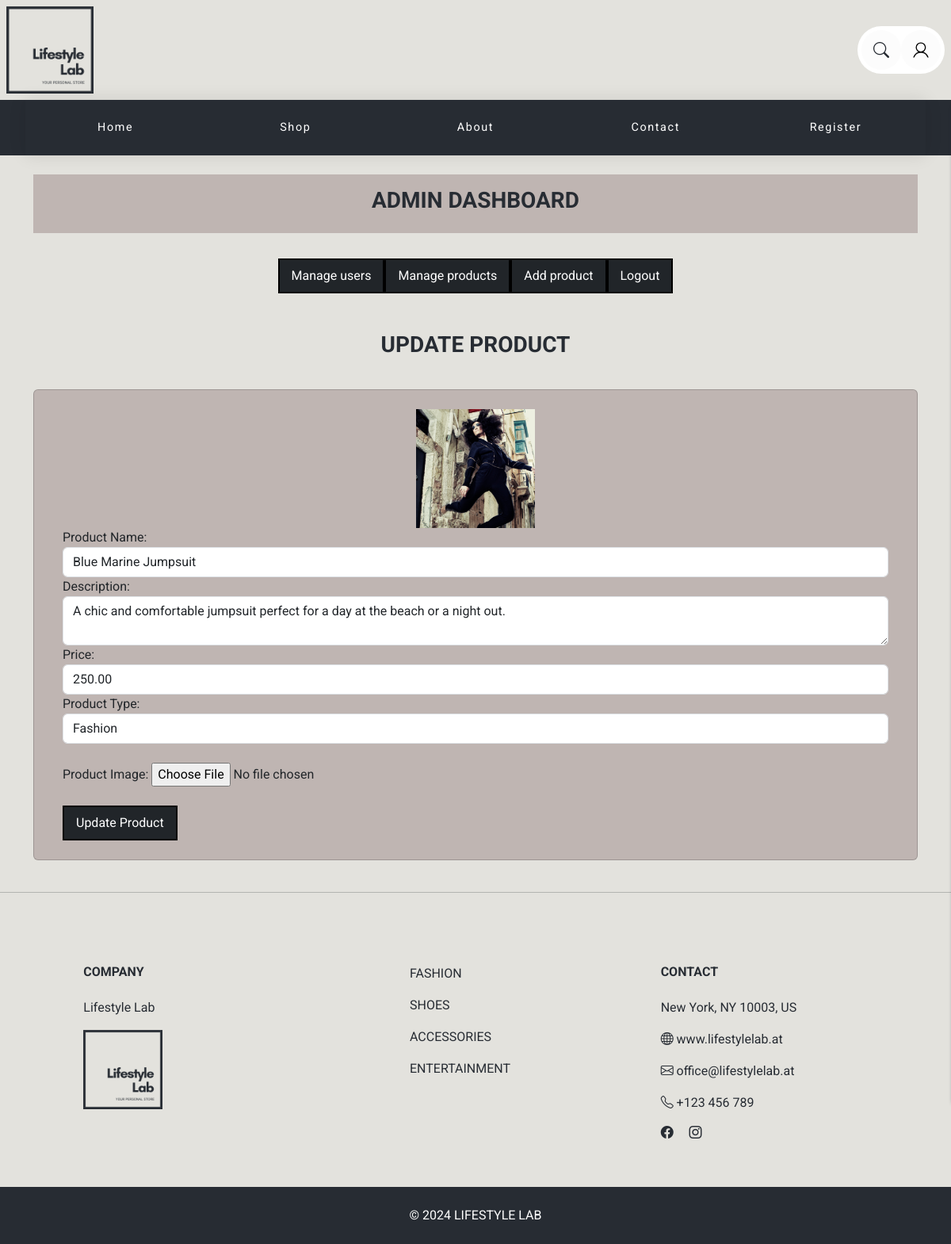
Screenshot of /product_update.php?id=2 with the database file from the repository.
### tables this page shows
CREATE TABLE `product` (
  `id` int(11) NOT NULL,
  `name` varchar(50) NOT NULL,
  `description` varchar(255) DEFAULT NULL,
  `price` decimal(12,2) NOT NULL,
  `img` varchar(255) DEFAULT NULL,
  `fk_type` int(11) DEFAULT NULL,
  `fk_status` int(11) DEFAULT NULL
);

### product_update.php (the view, shortened to what this page needs)
<?php
require_once './php_db/query.php';
$id = $_GET["id"];
$sql = "SELECT * FROM `product` WHERE id = {$id}";
$result = mysqli_query($connect, $sql);
$row = mysqli_fetch_assoc($result);
?>
<!DOCTYPE html>
<html lang="en">
<head>
</head>
<body>
    <?php include '_navbar.php' ?>
    <?php include '_navbardash.php' ?>
    <div class="container mt-4">
        <div class="container text-center p-3 mb-3">
            <h3 class="">UPDATE PRODUCT</h3>
        </div>
        <div class="card container bg-body-custom">
            <div class="container p-4">
                <div class="text-center">
                    <img src="images/product/<?= htmlspecialchars($row["img"]) ?>" alt="Product Image" width="150">
                </div>
                <form method="post" enctype="multipart/form-data">
                    <div class="form-group">
                        <label for="name">Product Name:</label>
                        <input type="text" class="form-control" id="name" placeholder="Product name" name="name" value="<?= htmlspecialchars($row["name"]) ?>" required>
                    </div>
                    <div class="form-group">
                        <label for="description">Description:</label>
                        <textarea class="form-control" id="description" placeholder="Product description" name="description" required><?= htmlspecialchars($row["description"]) ?></textarea>
                    </div>
                    <div class="form-group">
                        <label for="price">Price:</label>
                        <input type="number" class="form-control" id="price" placeholder="Product price" name="price" value="<?= htmlspecialchars($row["price"]) ?>" required step="0.01">
                    </div>
                    <div class="form-group">
                        <label for="type">Product Type:</label>
                        <select class="form-control" id="type" name="type">
                            <option value="1" <?= $row["fk_type"] == 1 ? "selected" : "" ?>>Fashion</option>
                        </select>
                    </div>
                    <br>
                    <div class="form-group">
                        <label for="picture">Product Image:</label>
                        <input type="file" class="form-control-file" id="picture" name="picture">
                    </div>
                    <br>
                    <button class="btn btn-dark" type="submit" name="update">Update Product</button>
                </form>
            </div>
        </div>
    </div>
</body>
</html>

### css/style.css (style rules this page uses)
body { font-family: "Roboto", sans-serif; font-weight: 400; font-style: normal; color: #272c33; background-color: #E3e2dd; }
h3,h6 { font-family: "Roboto", sans-serif; font-weight: 700; font-style: normal; }
.btn { padding: 8px 15px 8px 15px; border-radius: 0 !important; }
.btn-dark { border: 2px solid black; color: white; }
.container, p, h1, h2, h3, h4, h5, h6 { animation: fadeInUp 1s ease forwards; }
.btn { animation: fadeInUp 1s ease forwards; }
.card { animation: fadeInUp 1s ease forwards; }
.bg-body-custom { background-color: #bfb5b2; }
section { padding-top: 50px; padding-bottom: 50px; z-index: 2; position: relative; }
.footext2 { font-family: "Roboto", sans-serif; font-weight: 400; font-style: normal; color: #272c33; text-decoration: none; text-transform: uppercase; }
.text-white { text-decoration: none; text-transform: uppercase; }

### css/nav.css (style rules this page uses)
:root { --gap: 2rem; }
a { text-decoration: none; }

### rows the page displays
product: img (picture), name "Blue Marine Jumpsuit", description "A chic and comfortable jumpsuit perfect for a day at the beach or a night out.", price "250.00", type "Fashion"
